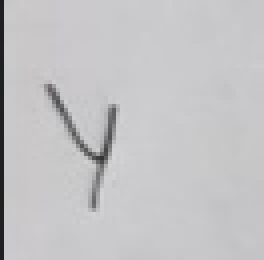
#> input picture dataset_refinado/Y_MAI/1.jpg, 66 x 65 px (shown 4 times larger); its folder holds only this picture in this run; the run also reads 1 picture not shown here
$ python escritor.py
#> lines starting #> are read from the running program, lines starting #| are printed output that depends on the picture
### motor.py
# motor.py
import cv2
import numpy as np
import os
import random
import pyphen
import config

memoria_letras = {}

def carregar_banco_de_letras(pasta_dataset):
    """Matemática original do ultimate.py: Preserva o branco puro (255) para não derreter a folha"""
#> called with pasta_dataset = 'dataset_refinado'
    banco = {}
    for letra in os.listdir(pasta_dataset):
        caminho = os.path.join(pasta_dataset, letra)
        if os.path.isdir(caminho):
            imagens_letra = []
            altura_alvo, _ = config.obter_parametros_letra(letra)

            for arquivo in os.listdir(caminho):
                if arquivo.endswith(('.jpg', '.png')):
                    img = cv2.imread(os.path.join(caminho, arquivo), cv2.IMREAD_GRAYSCALE)
                    if img is not None:
                        img = cv2.normalize(img, None, 0, 255, cv2.NORM_MINMAX)
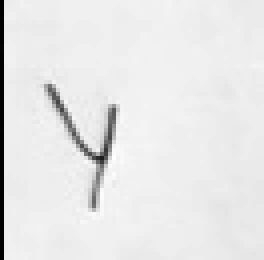
#> img: shape (65, 66) (shown 4 times larger); min 0, max 255, mean 231

                        min_pixel = np.min(img)
#> min_pixel = 0
                        if min_pixel < 240:
                            img_float = img.astype(np.float32)
                            img_calculada = ((img_float - min_pixel) / (255 - min_pixel)) * (255 - config.TOM_ALVO) + config.TOM_ALVO
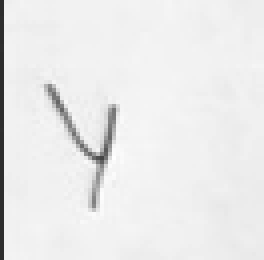
#> img_calculada: shape (65, 66) float32 (shown 4 times larger); min 45, max 255, mean 235.2
                            img = np.clip(img_calculada, 0, 255).astype(np.uint8)

                        img[img > 210] = 255
#> (the rest of the program and of its run is left out)
